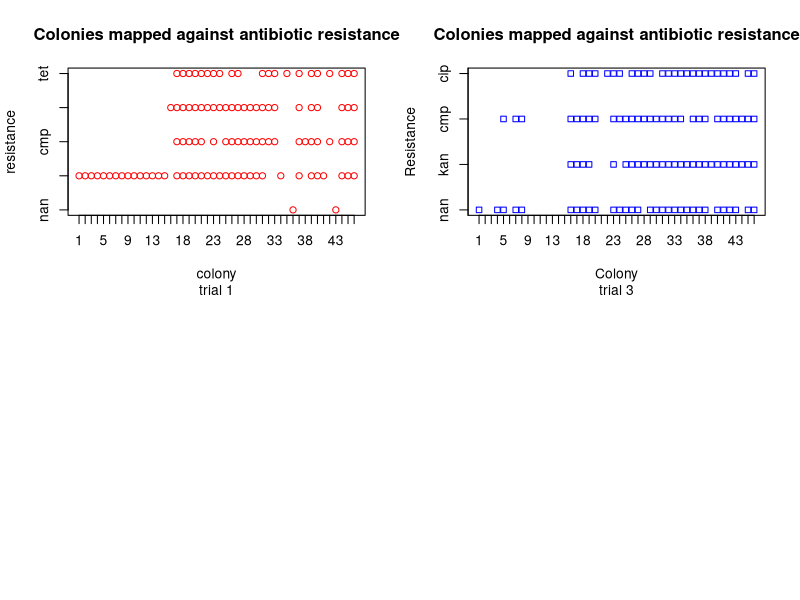

This chart was generated by the following R code:

daata1 = read.table("plasmidisodaata1.txt", header = TRUE)
daata3 = read.table("plasmidisodaata3.txt", header = TRUE)
par( mfrow = c( 2, 2 ) )
plot(daata1,sub="trial 1",xaxt="n",yaxt="n",col=c("red"),pch=c(21),main="Colonies mapped against antibiotic resistance")
axis(2,at=0:4,labels=c("nan","kan","cmp","cip","tet"))
axis(1,at=1:46,labels=c(1:46))
plot(daata3,sub = "trial 3",xaxt="n",yaxt="n",col=c("blue"),pch=c(22),main="Colonies mapped against antibiotic resistance")
axis(2,at=0:5,labels=c("nan","nan","kan","cmp","cip","tet"))
axis(1,at=1:46,labels=c(1:46))



